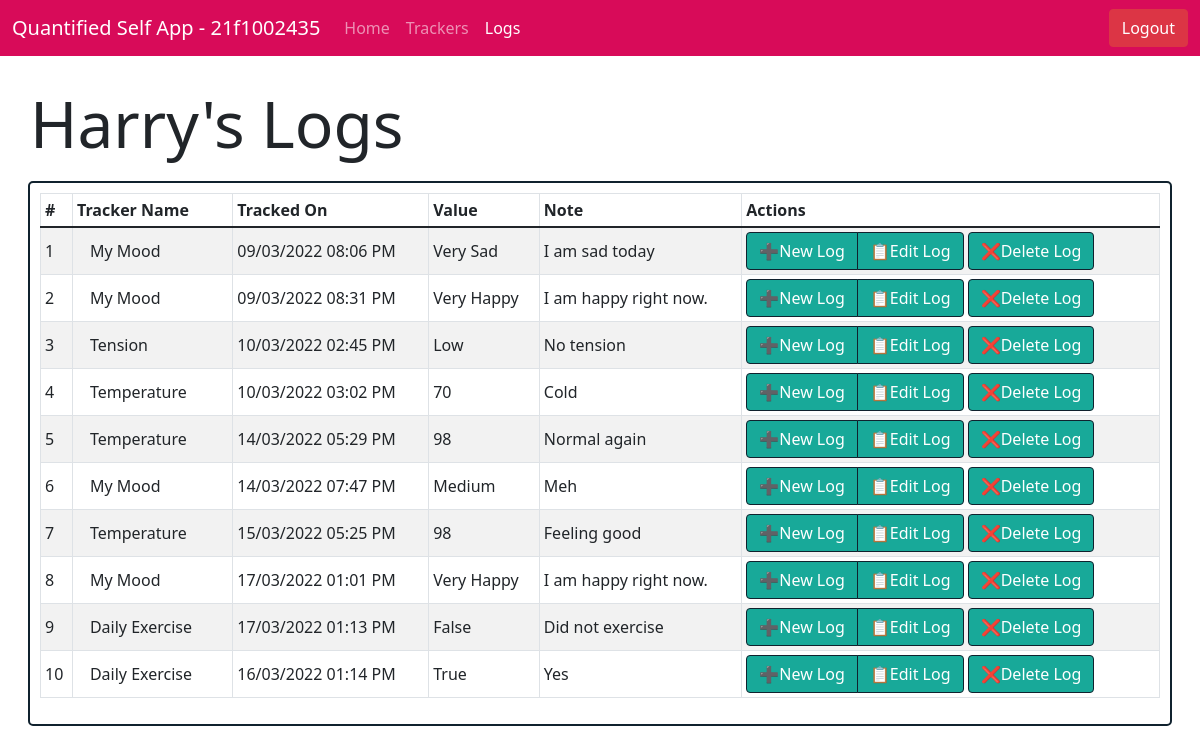
Screenshot of /user/Harry/logs (signed in) with the database file from the repository.
### models.py (models this page shows, shortened)
class Users_Model(db.Model, UserMixin):
  __tablename__ = "Users"
  user_id = db.Column(db.Integer, autoincrement=True, primary_key=True)
  username = db.Column(db.String, nullable=False, unique=True)
  password = db.Column(db.String, nullable=False)
  trackers = db.relationship("Trackers_Model", secondary="Enrollments")

class Logs_Model(db.Model):
  __tablename__ = "Logs"
  log_id = db.Column(db.Integer, autoincrement=True, primary_key=True)
  value = db.Column(db.String, nullable=False)
  note = db.Column(db.String)
  timestamp = db.Column(db.String, nullable=False)
  user_id = db.Column(db.Integer, db.ForeignKey("Users.user_id"), primary_key=True, nullable=False)
  tracker_id = db.Column(db.Integer, db.ForeignKey("Trackers.tracker_id"), primary_key=True, nullable=False)

class Trackers_Model(db.Model):
  __tablename__ = "Trackers"
  tracker_id = db.Column(db.Integer, autoincrement=True, primary_key=True)
  tracker_name = db.Column(db.String, nullable=False, unique=True)
  tracker_type = db.Column(db.String, nullable=False)
  tracker_desc = db.Column(db.String)

### app/logviews.py (the view)
@app.route("/user/<username>/logs")
@login_required
def user_logs(username):
    user = Users_Model.query.filter_by(username=username).first()
    logs = Logs_Model.query.filter_by(user_id=user.user_id).all()
    condition = False
    if logs:
        condition = True
    tracker = Trackers_Model()
    return render_template("user_logs.html", user=user, logs=logs, tracker=tracker, username=username, condition=condition)

### app/userviews.py (called while the page is built)
@login_manager.user_loader
def load_user(user_id):
    return Users_Model.query.get(user_id)

### templates/user_logs.html (shortened to what this page needs)
<!DOCTYPE html>
<html lang="en">
<head>
    <link rel="stylesheet" href="/css/bootstrap.css" />
    <link rel="stylesheet" href="/css/bootstrap-grid.css" />
    <link rel="stylesheet" href="/css/styles.css">
</head>
<body>
    <nav class="navbar navbar-expand-lg navbar-dark" style="background-color: #d80b59;">
        <div class="container-fluid">
          <a class="navbar-brand" href="#">Quantified Self App - 21f1002435</a>
          <div class="collapse navbar-collapse" id="navbarNavAltMarkup">
            <div class="navbar-nav">
              <a class="nav-link" aria-current="page" href="/user/{{user.username}}/home">Home</a>
              <a class="nav-link" href="/user/{{user.username}}/trackers">Trackers</a>
              <a class="nav-link active" href="/user/{{user.username}}/logs">Logs</a>
            </div>
          </div>
          <a class="btn btn-danger" role="button" href="/user/logout" >Logout</a>
        </div>
      </nav>
    <div class="container-fluid" style="padding: 30px;">
        <h1 class="display-3">{{user.username}}'s Logs</h1>
        <div class="row" style="padding: 10px;">
          <div class="col-md justify-content-center" id="my-col">
            {% if condition %}
            <div class="table-responsive">
              <table class="table table-sm table-bordered table-striped align-middle" style="min-height: 175px;">
                <thead>
                  <tr>
                    <th scope="col">#</th>
                    <th scope="col">Tracker Name</th>
                    <th scope="col">Tracked On</th>
                    <th scope="col">Value</th>
                    <th scope="col">Note</th>
                    <th scope="col">Actions</th>
                  </tr>
                </thead>
                <tbody>
                  {% for log in logs %}
                  <tr>
                    <td scope="row">{{loop.index}}</td>
                    <td><a href="/user/{{username}}/tracker/{{log.tracker_id}}" class="btn">{{tracker.query.filter_by(tracker_id=log.tracker_id).first().tracker_name}}</a></td>
                    <td>{{log.timestamp}}</td>
                    <td>{{log.value}}</td>
                    <td>{{log.note}}</td>
                    <td>
                      <div class="btn-group" role="group" aria-label="Basic example">
                        <a href="/user/{{username}}/logs/{{log.tracker_id}}/add" style="border: 0.5px solid #10222E; background-color: #18A999; color: white;" class="btn">➕New Log</a>
                        <a href="/user/{{username}}/logs/{{log.log_id}}/edit" class="btn" style="border: 0.5px solid #10222E; background-color: #18A999; border-collapse:collapse; color: white;">📋Edit Log</a>
                      </div>
                      <a href="/user/{{username}}/logs/{{log.log_id}}/delete" style="border: 0.5px solid #10222E; background-color: #18A999; color: white;" class="btn">❌Delete Log</a>
                    </td>
                  </tr>
                  {% endfor %}
                </tbody>
              </table>
            </div>
            {% else %}
            No trackings yet
            {% endif %}
          </div>
        </div>
    </div>
</body>
</html>

### static/css/styles.css (style rules this page uses)
#my-col { border: 2px solid #10222E; border-radius: 5px; padding: 10px; }

### rows the page displays
Users_Model: username "Harry"
Logs_Model: timestamp "09/03/2022 08:06 PM", value "Very Sad", note "I am sad today"
Trackers_Model: query.filter_by "My Mood"
Logs_Model: timestamp "09/03/2022 08:31 PM", value "Very Happy", note "I am happy right now."
Logs_Model: timestamp "10/03/2022 02:45 PM", value "Low", note "No tension"
Trackers_Model: query.filter_by "Tension"
Logs_Model: timestamp "10/03/2022 03:02 PM", value "70", note "Cold"
Trackers_Model: query.filter_by "Temperature"
Logs_Model: timestamp "14/03/2022 05:29 PM", value "98", note "Normal again"
Logs_Model: timestamp "14/03/2022 07:47 PM", value "Medium", note "Meh"
Logs_Model: timestamp "15/03/2022 05:25 PM", value "98", note "Feeling good"
Logs_Model: timestamp "17/03/2022 01:01 PM", value "Very Happy", note "I am happy right now."
Logs_Model: timestamp "17/03/2022 01:13 PM", value "False", note "Did not exercise"
Trackers_Model: query.filter_by "Daily Exercise"
Logs_Model: timestamp "16/03/2022 01:14 PM", value "True", note "Yes"
